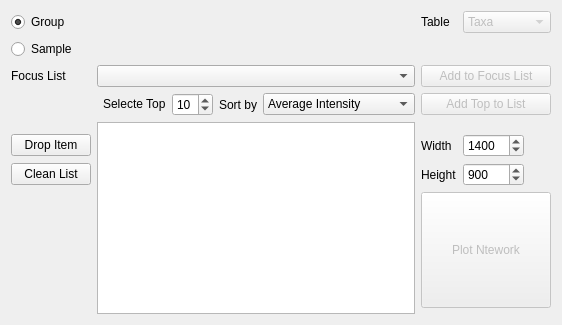
              <widget class="QWidget" name="tab_9">
               <attribute name="title">
                <string>Taxa-Func Network</string>
               </attribute>
               <layout class="QGridLayout" name="gridLayout_6">
                <item row="6" column="4">
                 <widget class="QLabel" name="label_79">
                  <property name="sizePolicy">
                   <sizepolicy hsizetype="Fixed" vsizetype="Preferred">
                    <horstretch>0</horstretch>
                    <verstretch>0</verstretch>
                   </sizepolicy>
                  </property>
                  <property name="text">
                   <string>Sort by</string>
                  </property>
                  <property name="alignment">
                   <set>Qt::AlignRight|Qt::AlignTrailing|Qt::AlignVCenter</set>
                  </property>
                 </widget>
                </item>
                <item row="6" column="6" colspan="2">
                 <widget class="QPushButton" name="pushButton_tfnet_add_top">
                  <property name="enabled">
                   <bool>false</bool>
                  </property>
                  <property name="text">
                   <string>Add Top to List</string>
                  </property>
                 </widget>
                </item>
                <item row="3" column="1" colspan="5">
                 <widget class="QComboBox" name="comboBox_tfnet_selecte_list"/>
                </item>
                <item row="2" column="0">
                 <widget class="QRadioButton" name="radioButton_network_bysample">
                  <property name="sizePolicy">
                   <sizepolicy hsizetype="Fixed" vsizetype="Fixed">
                    <horstretch>0</horstretch>
                    <verstretch>0</verstretch>
                   </sizepolicy>
                  </property>
                  <property name="text">
                   <string>Sample</string>
                  </property>
                 </widget>
                </item>
                <item row="11" column="6" colspan="2">
                 <widget class="QPushButton" name="pushButton_plot_network">
                  <property name="enabled">
                   <bool>false</bool>
                  </property>
                  <property name="sizePolicy">
                   <sizepolicy hsizetype="Minimum" vsizetype="Expanding">
                    <horstretch>0</horstretch>
                    <verstretch>0</verstretch>
                   </sizepolicy>
                  </property>
                  <property name="text">
                   <string>Plot Ntework</string>
                  </property>
                  <property name="checkable">
                   <bool>false</bool>
                  </property>
                 </widget>
                </item>
                <item row="7" column="1" rowspan="6" colspan="5">
                 <widget class="QListWidget" name="listWidget_tfnet_focus_list"/>
                </item>
                <item row="6" column="3">
                 <widget class="QSpinBox" name="spinBox_tfnet_top_num">
                  <property name="sizePolicy">
                   <sizepolicy hsizetype="Fixed" vsizetype="Fixed">
                    <horstretch>0</horstretch>
                    <verstretch>0</verstretch>
                   </sizepolicy>
                  </property>
                  <property name="minimum">
                   <number>1</number>
                  </property>
                  <property name="value">
                   <number>10</number>
                  </property>
                 </widget>
                </item>
                <item row="10" column="0">
                 <widget class="QPushButton" name="pushButton_tfnet_clean_list">
                  <property name="sizePolicy">
                   <sizepolicy hsizetype="Minimum" vsizetype="Fixed">
                    <horstretch>0</horstretch>
                    <verstretch>0</verstretch>
                   </sizepolicy>
                  </property>
                  <property name="text">
                   <string>Clean List</string>
                  </property>
                 </widget>
                </item>
                <item row="9" column="6">
                 <widget class="QLabel" name="label_50">
                  <property name="sizePolicy">
                   <sizepolicy hsizetype="Fixed" vsizetype="Preferred">
                    <horstretch>0</horstretch>
                    <verstretch>0</verstretch>
                   </sizepolicy>
                  </property>
                  <property name="text">
                   <string>Width</string>
                  </property>
                 </widget>
                </item>
                <item row="3" column="0">
                 <widget class="QLabel" name="label_77">
                  <property name="sizePolicy">
                   <sizepolicy hsizetype="Preferred" vsizetype="Fixed">
                    <horstretch>0</horstretch>
                    <verstretch>0</verstretch>
                   </sizepolicy>
                  </property>
                  <property name="text">
                   <string>Focus List</string>
                  </property>
                 </widget>
                </item>
                <item row="6" column="2">
                 <widget class="QLabel" name="label_78">
                  <property name="sizePolicy">
                   <sizepolicy hsizetype="Fixed" vsizetype="Fixed">
                    <horstretch>0</horstretch>
                    <verstretch>0</verstretch>
                   </sizepolicy>
                  </property>
                  <property name="text">
                   <string>Selecte Top</string>
                  </property>
                 </widget>
                </item>
                <item row="10" column="7">
                 <widget class="QSpinBox" name="spinBox_network_height">
                  <property name="sizePolicy">
                   <sizepolicy hsizetype="Fixed" vsizetype="Fixed">
                    <horstretch>0</horstretch>
                    <verstretch>0</verstretch>
                   </sizepolicy>
                  </property>
                  <property name="minimumSize">
                   <size>
                    <width>20</width>
                    <height>0</height>
                   </size>
                  </property>
                  <property name="minimum">
                   <number>100</number>
                  </property>
                  <property name="maximum">
                   <number>99999</number>
                  </property>
                  <property name="singleStep">
                   <number>10</number>
                  </property>
                  <property name="value">
                   <number>900</number>
                  </property>
                 </widget>
                </item>
                <item row="10" column="6">
                 <widget class="QLabel" name="label_51">
                  <property name="sizePolicy">
                   <sizepolicy hsizetype="Fixed" vsizetype="Preferred">
                    <horstretch>0</horstretch>
                    <verstretch>0</verstretch>
                   </sizepolicy>
                  </property>
                  <property name="text">
                   <string>Height</string>
                  </property>
                 </widget>
                </item>
                <item row="0" column="0">
                 <widget class="QRadioButton" name="radioButton_network_bygroup">
                  <property name="sizePolicy">
                   <sizepolicy hsizetype="Fixed" vsizetype="Fixed">
                    <horstretch>0</horstretch>
                    <verstretch>0</verstretch>
                   </sizepolicy>
                  </property>
                  <property name="text">
                   <string>Group</string>
                  </property>
                  <property name="checked">
                   <bool>true</bool>
                  </property>
                 </widget>
                </item>
                <item row="9" column="0">
                 <widget class="QPushButton" name="pushButton_tfnet_drop_item">
                  <property name="sizePolicy">
                   <sizepolicy hsizetype="Preferred" vsizetype="Fixed">
                    <horstretch>0</horstretch>
                    <verstretch>0</verstretch>
                   </sizepolicy>
                  </property>
                  <property name="text">
                   <string>Drop Item</string>
                  </property>
                 </widget>
                </item>
                <item row="6" column="5">
                 <widget class="QComboBox" name="comboBox_tfnet_top_by">
                  <item>
                   <property name="text">
                    <string>Average Intensity</string>
                   </property>
                  </item>
                  <item>
                   <property name="text">
                    <string>Total Intensity</string>
                   </property>
                  </item>
                  <item>
                   <property name="text">
                    <string>Frequency in Samples</string>
                   </property>
                  </item>
                  <item>
                   <property name="text">
                    <string>ANOVA(p-value)</string>
                   </property>
                  </item>
                  <item>
                   <property name="text">
                    <string>ANOVA(f-statistic)</string>
                   </property>
                  </item>
                  <item>
                   <property name="text">
                    <string>T-TEST(p-value)</string>
                   </property>
                  </item>
                  <item>
                   <property name="text">
                    <string>T-TEST(t-statistic)</string>
                   </property>
                  </item>
                  <item>
                   <property name="text">
                    <string>Deseq2(p-value)</string>
                   </property>
                  </item>
                  <item>
                   <property name="text">
                    <string>Deseq2(log2FC)</string>
                   </property>
                  </item>
                 </widget>
                </item>
                <item row="3" column="6" colspan="2">
                 <widget class="QPushButton" name="pushButton_tfnet_add_to_list">
                  <property name="enabled">
                   <bool>false</bool>
                  </property>
                  <property name="text">
                   <string>Add to Focus List</string>
                  </property>
                 </widget>
                </item>
                <item row="9" column="7">
                 <widget class="QSpinBox" name="spinBox_network_width">
                  <property name="sizePolicy">
                   <sizepolicy hsizetype="Fixed" vsizetype="Fixed">
                    <horstretch>0</horstretch>
                    <verstretch>0</verstretch>
                   </sizepolicy>
                  </property>
                  <property name="minimum">
                   <number>100</number>
                  </property>
                  <property name="maximum">
                   <number>99999</number>
                  </property>
                  <property name="singleStep">
                   <number>10</number>
                  </property>
                  <property name="value">
                   <number>1400</number>
                  </property>
                  <property name="displayIntegerBase">
                   <number>10</number>
                  </property>
                 </widget>
                </item>
                <item row="0" column="7">
                 <widget class="QComboBox" name="comboBox_tfnet_table">
                  <property name="enabled">
                   <bool>false</bool>
                  </property>
                  <item>
                   <property name="text">
                    <string>Taxa</string>
                   </property>
                  </item>
                  <item>
                   <property name="text">
                    <string>Func</string>
                   </property>
                  </item>
                  <item>
                   <property name="text">
                    <string>Taxa-Func</string>
                   </property>
                  </item>
                 </widget>
                </item>
                <item row="0" column="6">
                 <widget class="QLabel" name="label_49">
                  <property name="sizePolicy">
                   <sizepolicy hsizetype="Fixed" vsizetype="Preferred">
                    <horstretch>0</horstretch>
                    <verstretch>0</verstretch>
                   </sizepolicy>
                  </property>
                  <property name="text">
                   <string>Table</string>
                  </property>
                 </widget>
                </item>
                <item row="0" column="1" colspan="5">
                 <layout class="QGridLayout" name="gridLayout_network_group"/>
                </item>
                <item row="2" column="1" colspan="5">
                 <layout class="QGridLayout" name="gridLayout_network_sample"/>
                </item>
               </layout>
              </widget>
